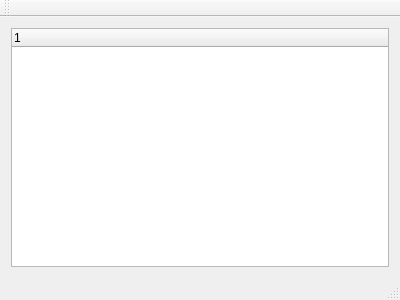
<?xml version="1.0" encoding="UTF-8"?>
<ui version="4.0">
 <class>MainWindow</class>
 <widget class="QMainWindow" name="MainWindow">
  <property name="geometry">
   <rect>
    <x>0</x>
    <y>0</y>
    <width>400</width>
    <height>300</height>
   </rect>
  </property>
  <property name="windowTitle">
   <string>MainWindow</string>
  </property>
  <widget class="QWidget" name="centralWidget">
   <layout class="QGridLayout" name="gridLayout">
    <item row="0" column="0">
     <widget class="QTreeWidget" name="treeWidget">
      <column>
       <property name="text">
        <string notr="true">1</string>
       </property>
      </column>
     </widget>
    </item>
   </layout>
  </widget>
  <widget class="QMenuBar" name="menuBar">
   <property name="geometry">
    <rect>
     <x>0</x>
     <y>0</y>
     <width>400</width>
     <height>21</height>
    </rect>
   </property>
  </widget>
  <widget class="QToolBar" name="mainToolBar">
   <attribute name="toolBarArea">
    <enum>TopToolBarArea</enum>
   </attribute>
   <attribute name="toolBarBreak">
    <bool>false</bool>
   </attribute>
  </widget>
  <widget class="QStatusBar" name="statusBar"/>
 </widget>
 <layoutdefault spacing="6" margin="11"/>
 <resources/>
 <connections/>
</ui>
